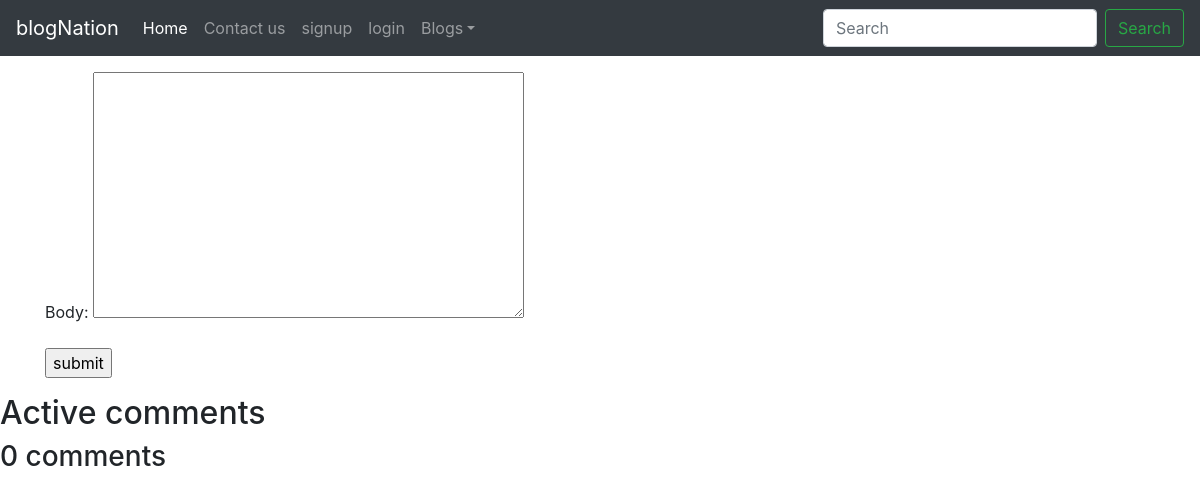
Page /comment/3 on the earlier database version.
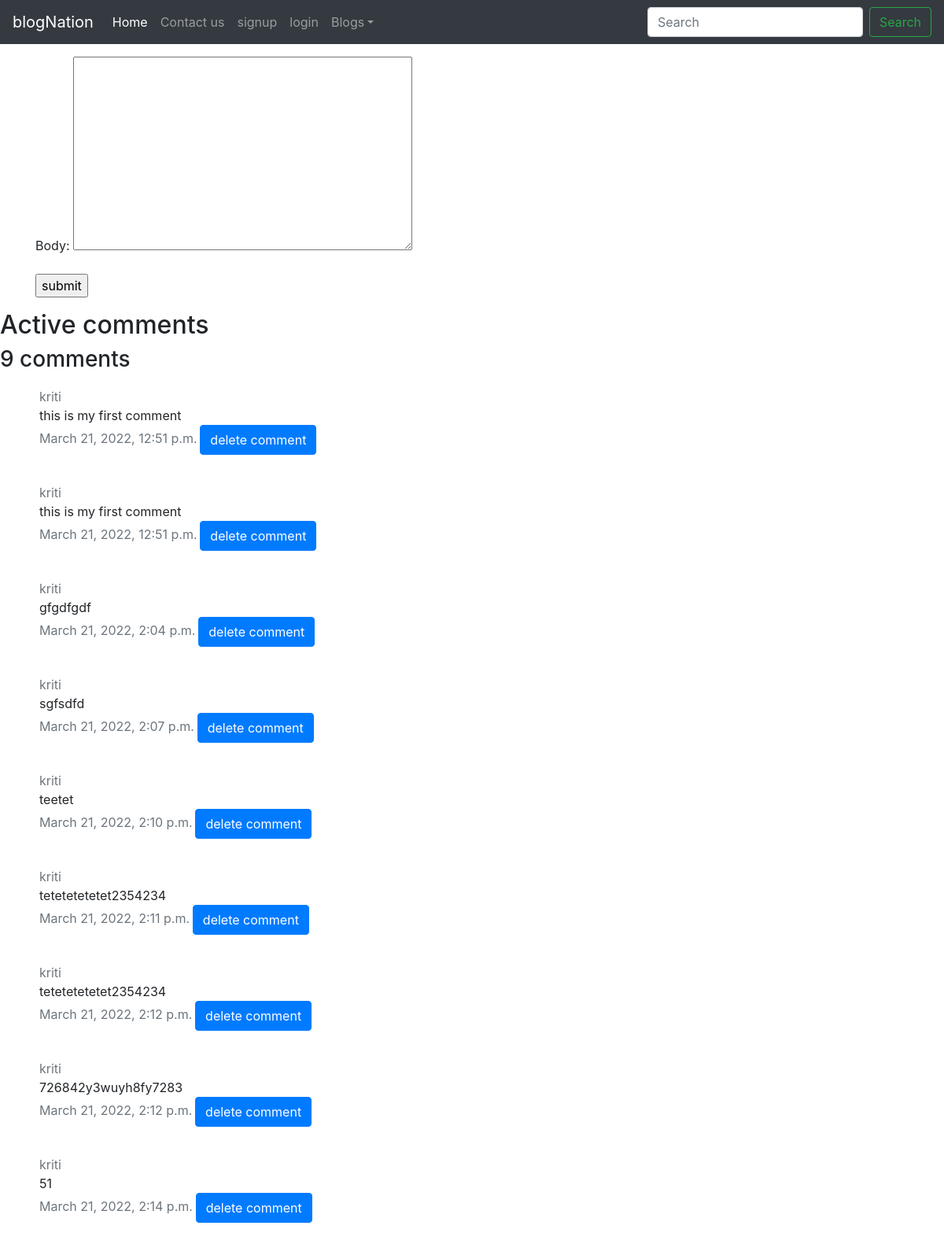
Same page on the later database version.
### blogapp/models.py (models this page shows, shortened)
class BlogTimeStamp(models.Model):
   created_at = models.DateTimeField(auto_now_add=True)
   updated_at = models.DateTimeField(auto_now_add=True)
   class Meta:
      abstract = True

class Comment(BlogTimeStamp):
   post = models.ForeignKey(Post, on_delete=models.CASCADE)
   user = models.ForeignKey(User, on_delete=models.CASCADE)
   body = models.TextField(max_length=100)
   posted_on = models.DateTimeField(auto_now=True)

### blogapp/views.py (the view, shortened to what this page needs)
# urls.py: path('comment/<int:pk>', views.CommentCreateView.as_view(), name='comment'),
class CommentCreateView(CreateView):
    template_name = "blogapp/comment.html"
    model = Comment
    form_class = CommentForm
    def get_initial(self):
        initial = super(CommentCreateView, self).get_initial()
        initial = initial.copy()
        initial['user'] = self.request.user.pk
        initial['post'] = self.kwargs['pk']
        return initial
    def get_context_data(self, **kwargs):
        context = super(CommentCreateView, self).get_context_data(**kwargs)
        context['comments'] = self.model.objects.filter(post_id=self.kwargs['pk'])
        return context

### blogapp/forms.py
class CommentForm(forms.ModelForm):
    class Meta:
        model = Comment
        fields = ['user', 'body', 'post']
        widgets = {
            'user': forms.HiddenInput(),
            'post': forms.HiddenInput()
            }

### templates/blogapp/comment.html (shortened to what this page needs)
{%extends 'base.html'%}
{% block body %}
<form class = "container my-3" action="" method="post">
  {{form.as_p}}
  <input type="submit" value="submit">
</form>
<h2>Active comments</h2>
<h3>{{ comments.count }} comments</h3>
<ul>
  {% for comment in comments %}
  <div class="comments" style="padding: 10px;">
    <p class="font-weight-bold">
      <span class=" text-muted font-weight-normal">{{ comment.user }}</span></br>
      <span class=" font-weight-normal">{{ comment.body }}</span></br>
      <span class=" text-muted font-weight-normal">{{ comment.posted_on }}</span>
      <a class="btn btn-primary" href="{% url 'blogapp:comment-delete' comment.post.pk comment.pk %}" role="button">delete comment</a>
    </p>
  </div>
  {% endfor %}
</ul>
{% endblock  %}

Differences in the rows shown:
added Comment: user "kriti", body "this is my first comment", posted_on "March 21, 2022, 12:51 p.m."
added Comment: user "kriti", body "this is my first comment", posted_on "March 21, 2022, 12:51 p.m."
added Comment: user "kriti", body "gfgdfgdf", posted_on "March 21, 2022, 2:04 p.m."
added Comment: user "kriti", body "sgfsdfd", posted_on "March 21, 2022, 2:07 p.m."
added Comment: user "kriti", body "teetet", posted_on "March 21, 2022, 2:10 p.m."
added Comment: user "kriti", body "tetetetetetet2354234", posted_on "March 21, 2022, 2:11 p.m."
added Comment: user "kriti", body "tetetetetetet2354234", posted_on "March 21, 2022, 2:12 p.m."
added Comment: user "kriti", body "726842y3wuyh8fy7283", posted_on "March 21, 2022, 2:12 p.m."
added Comment: user "kriti", body "51", posted_on "March 21, 2022, 2:14 p.m."
Other differences:
{{ comments.count }}: "0" → "9"
